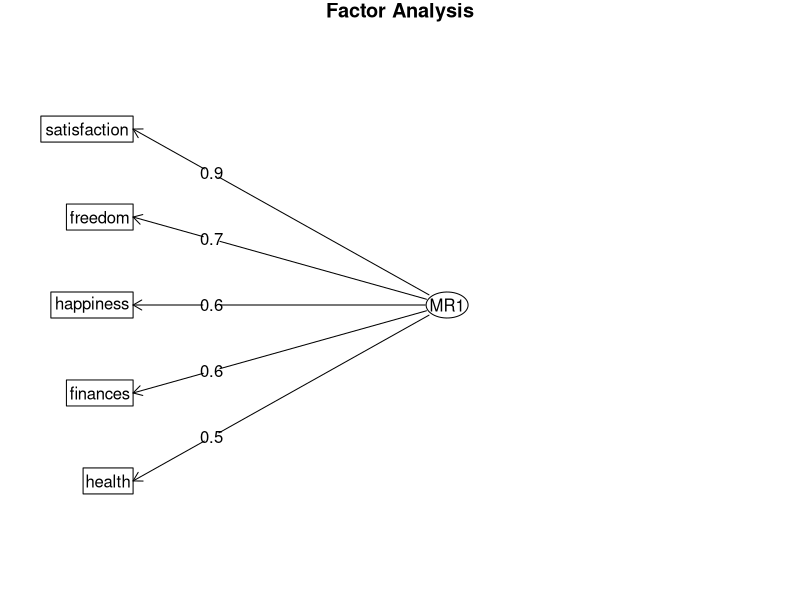
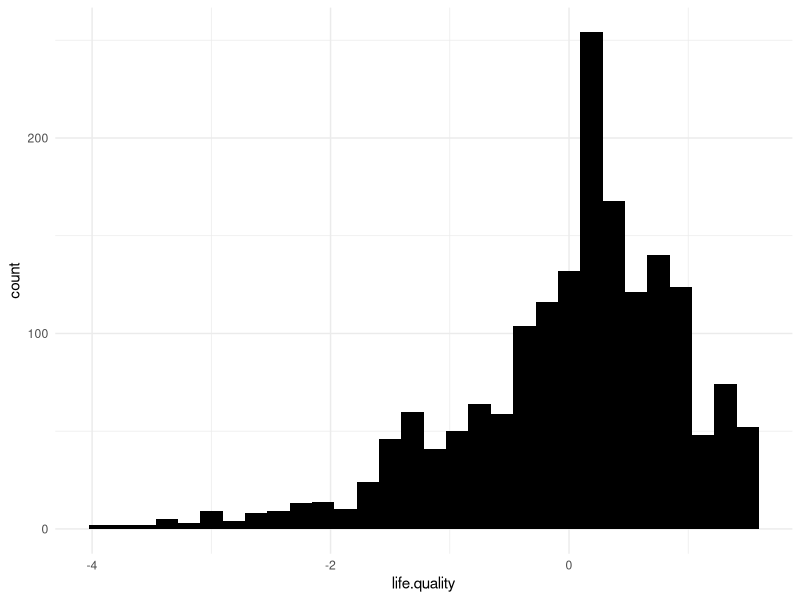

Recreate these plots in R, in order.
## ---- chunk 1
knitr::opts_chunk$set(echo = TRUE)
## ---- chunk 2

library(ggplot2)
# install.packages("psych") 
library(psych)
library(tidyverse)

## ---- chunk 3
wvs.dat <- read.csv("Data/wvs_data.csv")
## ---- chunk 4

wvs.dat <- wvs.dat %>%
  dplyr::mutate(happiness = dplyr::recode(V10, 
                                   '1' = 4,
                                   '2' = 3,
                                   '3' = 2,
                                   '4' = 1, 
                                   '-2' = NULL),
         
         health = dplyr::recode(V11,
                                '1' = 5, 
                                '2' = 4, 
                                '3' = 3,
                                '4' = 2,
                                '5' = 1, 
                                '-2' = NULL),
         
         finances = dplyr::recode(V59, 
                                  '-2' = NULL,
                                  .default = V59),
         
         satisfaction = dplyr::recode(V23, 
                                  '-2' = NULL,
                                  .default = V23),
         
         freedom = dplyr::recode(V55, 
                                  '-2' = NULL,
                                  .default = V55))

## ---- chunk 5

fa.fit <- fa(wvs.dat[,c("happiness",
                         "health",
                         "finances", 
                         "satisfaction",
                         "freedom")], 
             nfactors=1)

## ---- chunk 6

wvs.dat$life.quality <- as.numeric(fa.fit$scores)

## ---- chunk 7

head(wvs.dat$life.quality, 10)

## ---- chunk 8

fa.fit

## ---- chunk 9
fa.diagram(fa.fit)
## ---- chunk 10

ggplot(wvs.dat, aes(life.quality)) + 
  geom_histogram(fill = 'black') + 
  theme_minimal()

## ---- chunk 11
library(tidyverse)
library(psych)
library(ggpubr)

data <- read.csv("Data/wvs_data.csv")

glimpse(data)

data %>%
  ggpubr::get_summary_stats()
